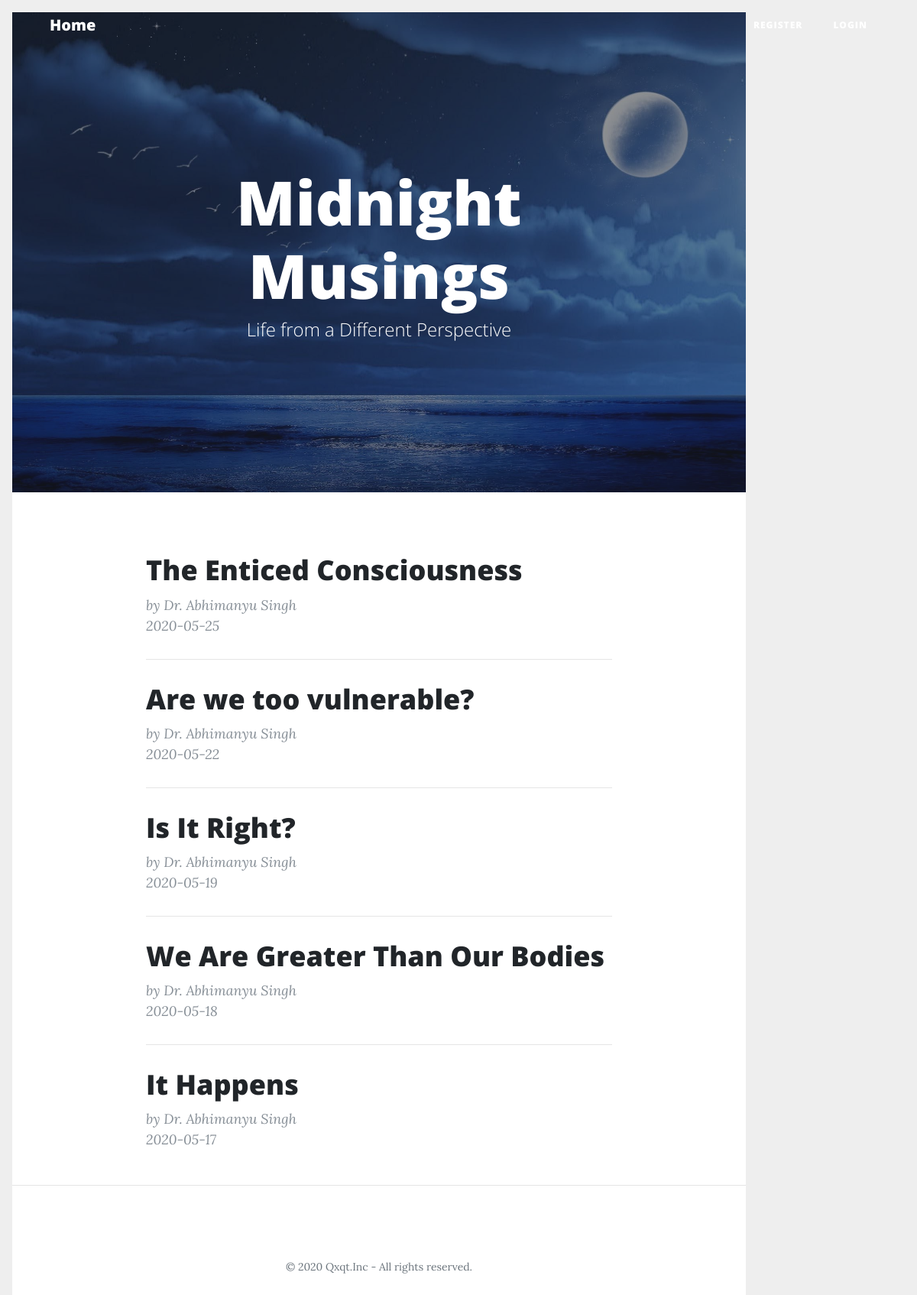
Before: / with the older database file.
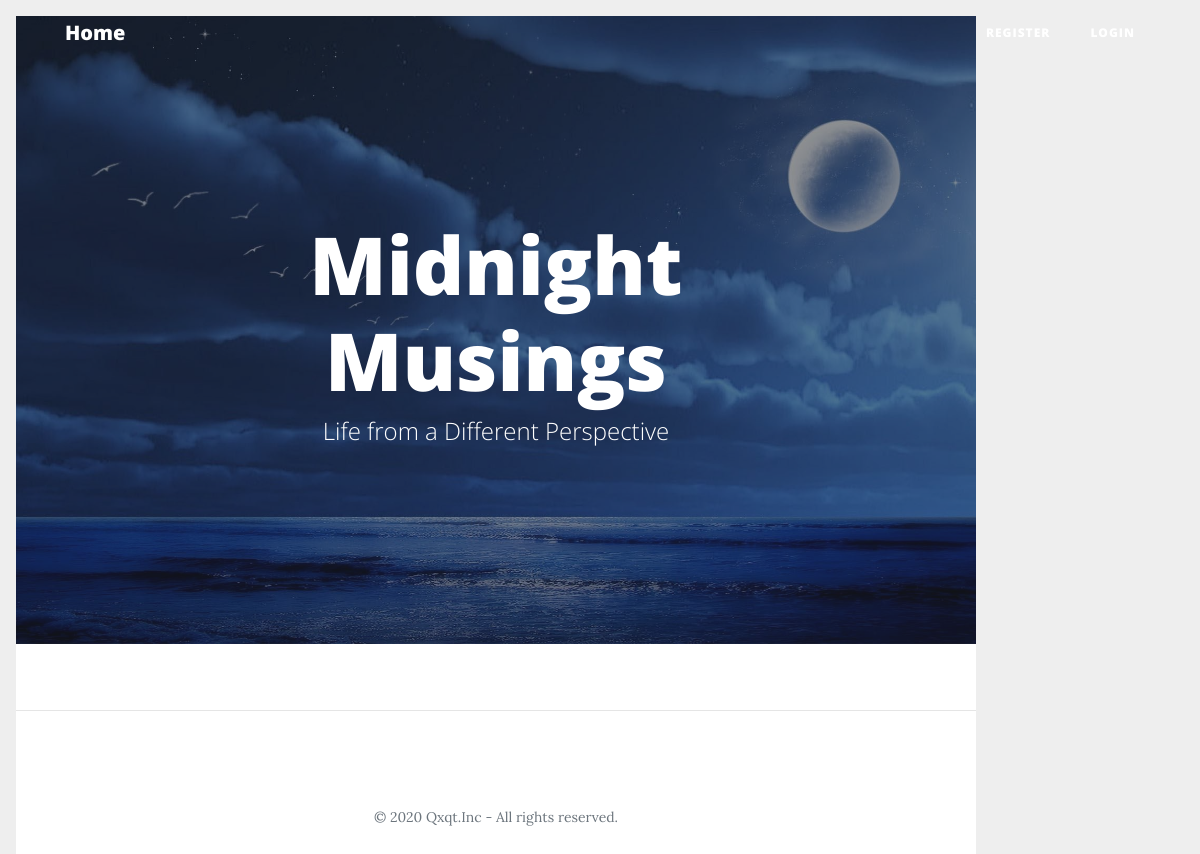
After: the same page with the newer database file.
### tables this page shows
CREATE TABLE post (
  id INTEGER PRIMARY KEY AUTOINCREMENT,
  author_id INTEGER NOT NULL,
  created TIMESTAMP NOT NULL DEFAULT CURRENT_TIMESTAMP,
  date_posted DATE NOT NULL,
  title TEXT NOT NULL,
  body TEXT NOT NULL,
  FOREIGN KEY (author_id) REFERENCES user (id)
);

CREATE TABLE user (
  id INTEGER PRIMARY KEY AUTOINCREMENT,
  username TEXT UNIQUE NOT NULL,
  password TEXT NOT NULL,
  name TEXT NOT NULL
);

### flaskr/blog.py (the view)
@bp.route('/')
def index():
    db = get_db()
    posts = db.execute(
        'SELECT p.id, title, body, created, date_posted, author_id, username, name'
        ' FROM post p JOIN user u ON p.author_id = u.id'
        ' ORDER BY date_posted DESC'
    ).fetchall()
    return render_template('blog/index.html', posts=posts)

### flaskr/auth.py (called while the page is built)
@bp.before_app_request
def load_logged_in_user():
    user_id = session.get('user_id')
    if user_id is None:
        g.user = None
    else:
        g.user = get_db().execute(
            'SELECT * FROM user WHERE id = ?', (user_id,)
        ).fetchone()

### flaskr/db.py (called while the page is built)
def get_db():
    if 'db' not in g:
        g.db = sqlite3.connect(
            current_app.config['DATABASE'],
            detect_types=sqlite3.PARSE_DECLTYPES
        )
        g.db.row_factory = sqlite3.Row
    return g.db

### flaskr/templates/blog/index.html (shortened to what this page needs)
{% extends 'base.html' %}
{% block content %}
{% for post in posts %}
<div class="post-preview">
  <a class="action" href="{{ url_for('blog.display', id=post['id']) }}">
    <h1 class="post-title"> {{ post['title'] }} </h1>
  </a>
  <p class="post-meta">by {{ post['name'] }} <br>
    <date> {{ post['date_posted'] }} </date>
  </p>
</div>
{% if not loop.last %}
<hr>
{% endif %}
{% endfor %}
{% endblock content%}

### flaskr/templates/base.html (shortened to what this page needs)
<!DOCTYPE html>
<html lang="en">
<head>
  <link rel="stylesheet" href="{{ url_for('static', filename='style.css') }}">
  <link href="{{ url_for('static', filename='bootstrap.min.css') }}" rel="stylesheet">
  <link href="{{ url_for('static', filename='fontawesome.min.css') }}" rel="stylesheet">
  <link href="{{ url_for('static', filename='clean-blog.min.css') }}" rel="stylesheet">
  <nav class="navbar navbar-expand-lg navbar-light fixed-top" id="mainNav">
    <div class="container">
      <a class="navbar-brand" href="{{ url_for('blog.index') }}"> Home </a>
      <div class="collapse navbar-collapse" id="navbarResponsive">
        <ul class="navbar-nav ml-auto">
          {% if g.user %}
          <li class="nav-item"> {{ g.user['name'] }} </li>
          <li class="nav-item"><a class="nav-link" href="{{ url_for('blog.create') }}">Create New Post </a></li>
          <li class="nav-item"><a class="nav-link" href="{{ url_for('auth.logout') }}"> Logout </a></li>
          {% else %}
          <li class="nav-item"><a class="nav-link" href="{{ url_for('auth.register') }}"> Register </a></li>
          <li class="nav-item"><a class="nav-link" href="{{ url_for('auth.login') }}"> Login </a></li>
          {% endif %}
        </ul>
      </div>
    </div>
  </nav>
  <header class="masthead" style="background-image: url('{{ url_for('static', filename='home.jpeg') }}')">
    <div class="overlay"></div>
    <div class="container">
      <div class="row">
        <div class="col-lg-8 col-md-10 mx-auto">
          <div class="site-heading">
            <h1 style="color:white">Midnight Musings</h1>
            <span class="subheading"> Life from a Different Perspective </span>
          </div>
        </div>
      </div>
    </div>
  </header>
</head>
<body>
  <div class="container">
    <div class="row">
      <div class="col-lg-8 col-md-10 mx-auto">
        {% block content %}{% endblock content %}
      </div>
    </div>
  </div>
  <hr>
  <footer>
    <div class="container">
      <div class="row">
        <div class="col-lg-8 col-md-10 mx-auto">
          <p class="copyright text-muted">&copy; 2020 Qxqt.Inc - All rights reserved.  </p>
        </div>
      </div>
    </div>
  </footer>
</body>
</html>

### flaskr/static/style.css (style rules this page uses)
html { font-family: sans-serif; background: #eee; padding: 1rem; }
body { max-width: 960px; margin: 0 auto; background: white; }
h1 { font-family: serif; margin: 1rem 0; }
a { color: #377ba8; }
hr { border: none; border-top: 1px solid lightgray; }
nav { background: lightgray; display: flex; align-items: center; padding: 0 0.5rem; }
nav ul { display: flex; list-style: none; margin: 0; padding: 0; }
nav ul li a, nav ul li span, header .action { display: block; padding: 0.5rem; }

Changed rows visible on the page:
removed post: title "The Enticed Consciousness", name "Dr. Abhimanyu Singh", date_posted "2020-05-25"
removed post: title "Are we too vulnerable?", name "Dr. Abhimanyu Singh", date_posted "2020-05-22"
removed post: title "Is It Right?", name "Dr. Abhimanyu Singh", date_posted "2020-05-19"
removed post: title "We Are Greater Than Our Bodies", name "Dr. Abhimanyu Singh", date_posted "2020-05-18"
removed post: title "It Happens", name "Dr. Abhimanyu Singh", date_posted "2020-05-17"
